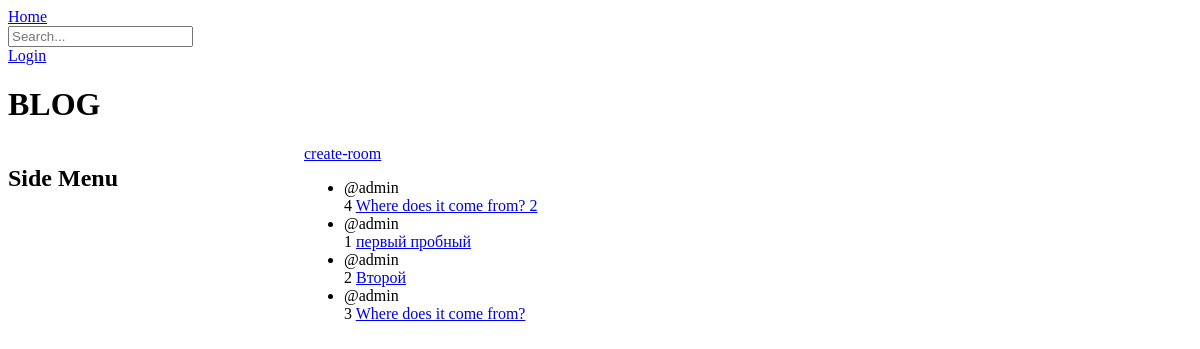
/blog/, run on an earlier commit of the app's database.
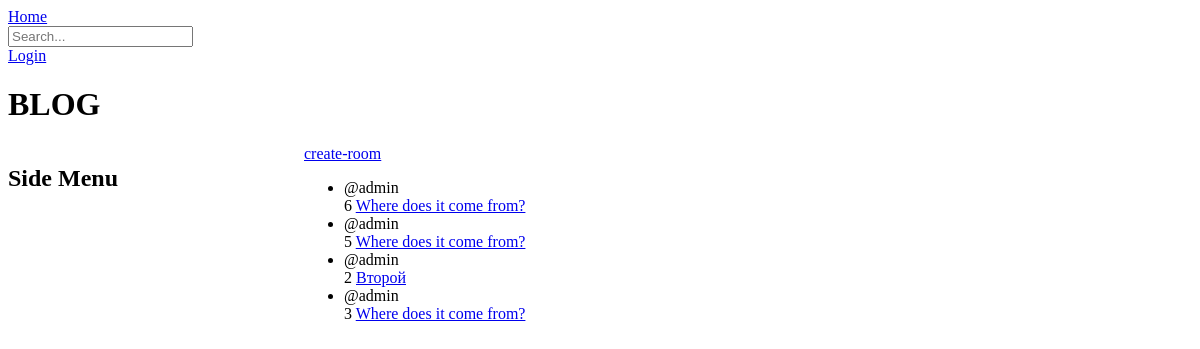
And on a later commit of the database.
### blog/models.py (models this page shows, shortened)
class Article(models.Model):
    host = models.ForeignKey(User, on_delete=models.SET_NULL, null=True)
    title = models.CharField(max_length=200)
    text = models.TextField(null=False)
    updated = models.DateTimeField(auto_now=True)
    created = models.DateTimeField(auto_now_add=True)
    class Meta:
        ordering = ['-updated', '-created']

### blog/views.py (the view)
# urls.py: path('blog/', views.blog_home, name="blog_home"),
def blog_home(request):
    q = request.GET.get('top-search')
    articles = Article.objects.all()
    context = {'articles': articles}
    return render(request, 'blog/home.html', context)

### blog/templates/blog/home.html (shortened to what this page needs)
{% extends 'main.html' %}
{% block content%}
<h1>BLOG</h1>
<div class="blog-container">
    <div>
        <h2>Side Menu</h2>
    </div>
    <div>
    <a href="{% url 'create-article' %}">create-room</a>
    <ul>
        {% for article in articles%}
            <li>
                <div>@{{article.host.username}}</div>
                <div>{{article.id}} <a href="{%  url 'article' article.id  %}" >{{article.title}}</a></div>
                </li>
        {% endfor%}
    </ul>
</div>
</div>
{% endblock content%}

### templates/main.html (shortened to what this page needs)
<!DOCTYPE html>
<html lang="ru">
<head>
</head>
<body>
    {% include 'navbar.html'%}
    {% block content%}
    {% endblock%}
</body>
</html>

### templates/navbar.html
<a href="/blog">Home</a>
<form method="GET" action="{% url 'blog_home' %}">
    <input type='text' placeholder="Search..." name="top-search"/>
</form>
{% if request.user.is_authenticated %}
    <a href="{% url 'logout-user' %}">Logout</a>
{%else%}
<a href="{% url 'login_page'%}"> Login</a>
{% endif%}

### blog/templates/blog/home.html (style rules this page uses)
.blog-container { display : grid; grid-template-columns:1fr 3fr; }

What changed in the data, as far as the page shows it:
removed Article: host.username "admin", id "4", title "Where does it come from? 2"
removed Article: host.username "admin", id "1", title "первый пробный"
added Article: host.username "admin", id "6", title "Where does it come from?"
added Article: host.username "admin", id "5", title "Where does it come from?"
